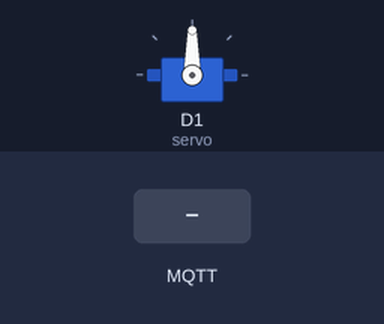
Bench run of a sketch on a simulated ESP8266 (NodeMCU). On the bench: servo. Inputs (shaded band) come from the test bench. WiFi joins after 1.5 s; servers stay silent unless stated; no MQTT or app messages arrive unless stated.

Above: at 2.7 s.
2.8 s: MQTT message "MOVE_RIGHT" arrives on the first subscribed topic
At 3.1 s:
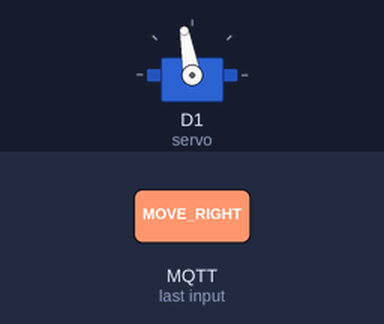
4.3 s: MQTT message "MOVE_LEFT" arrives on the first subscribed topic
At 5.5 s:
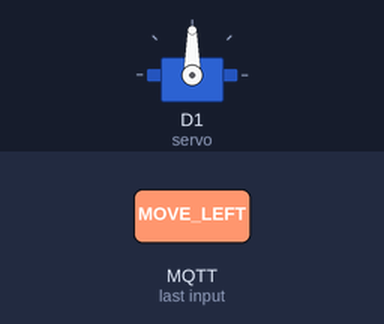
Timing chart, 0 to 7.3 s (numbered marks = the images above; inputs shaded):
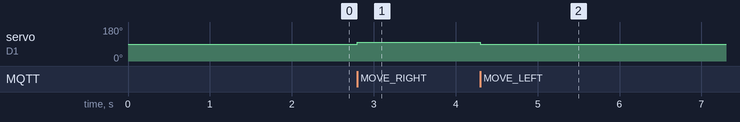

The sketch:

sketch_feb27b.ino
```cpp
#include <ESP8266WiFi.h>
#include <PubSubClient.h>
#include <Servo.h>

const char *ssid = "YOUR_WIFI_NAME";
const char *password = "YOUR_WIFI_PASSWORD";
const char *mqtt_server = "YOUR_VPS_IP";

WiFiClient espClient;
PubSubClient client(espClient);
Servo servo;

int angle = 90;

void callback(char *topic, byte *payload, unsigned int length)
{
  String message = "";

  for (int i = 0; i < length; i++)
  {
    message += (char)payload[i];
  }

  if (message == "MOVE_LEFT")
    angle -= 10;
  if (message == "MOVE_RIGHT")
    angle += 10;
  if (message == "CENTERED")
    angle = 90;

  angle = constrain(angle, 0, 180);
  servo.write(angle);
}

void reconnect()
{
  while (!client.connected())
  {
    if (client.connect("esp8266_mchiir01"))
    {
      client.subscribe("vision/mchiir01/movement");
    }
    else
    {
      delay(5000);
    }
  }
}

void setup()
{
  servo.attach(D1);
  WiFi.begin(ssid, password);

  while (WiFi.status() != WL_CONNECTED)
    delay(500);

  client.setServer(mqtt_server, 1883);
  client.setCallback(callback);
}

void loop()
{
  if (!client.connected())
    reconnect();
  client.loop();
}
```

Measured:
- after the input at 2.8 s, servo on D1 (servo): 90° → 100° at once
- after the input at 4.3 s, servo on D1 (servo): 100° → 90° at once
